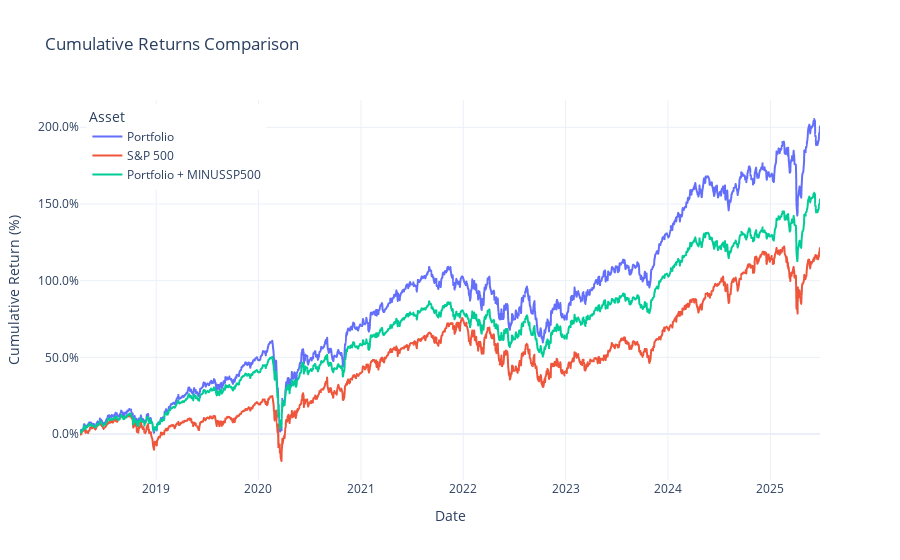

Notebook source saved alongside this figure:
### Code cell
plot_cumulative_returns(results_df_minus_sp500['Portfolio'], results_df_minus_sp500['SP500'], results_df_minus_sp500['Portfolio + MINUSSP500'], 'Portfolio + MINUSSP500')

### Figure 1 — Plotly figure (JSON) as saved in the notebook; plotly's stock layout.template omitted (floating-point values rounded to 4 significant figures; data arrays with more than 128 entries replaced by an {"elided": "..."} marker saying what was removed)
{"data": [{"hovertemplate": "<b>%{fullData.name}</b><br>Date: %{x}<br>Cumulative Return: %{y:.2%}<br><extra></extra>", "legendgroup": "Portfolio", "line": {"color": "#636efa", "dash": "solid"}, "marker": {"symbol": "circle"}, "mode": "lines", "name": "Portfolio", "showlegend": true, "type": "scattergl", "x": {"elided": "1763 str values"}, "xaxis": "x", "y": {"elided": "1763 float values"}, "yaxis": "y"}, {"hovertemplate": "<b>%{fullData.name}</b><br>Date: %{x}<br>Cumulative Return: %{y:.2%}<br><extra></extra>", "legendgroup": "S&P 500", "line": {"color": "#EF553B", "dash": "solid"}, "marker": {"symbol": "circle"}, "mode": "lines", "name": "S&P 500", "showlegend": true, "type": "scattergl", "x": {"elided": "1763 str values"}, "xaxis": "x", "y": {"elided": "1763 float values"}, "yaxis": "y"}, {"hovertemplate": "<b>%{fullData.name}</b><br>Date: %{x}<br>Cumulative Return: %{y:.2%}<br><extra></extra>", "legendgroup": "Portfolio + MINUSSP500", "line": {"color": "#00cc96", "dash": "solid"}, "marker": {"symbol": "circle"}, "mode": "lines", "name": "Portfolio + MINUSSP500", "showlegend": true, "type": "scattergl", "x": {"elided": "1763 str values"}, "xaxis": "x", "y": {"elided": "1763 float values"}, "yaxis": "y"}], "layout": {"hovermode": "x unified", "legend": {"title": {"text": "Asset"}, "tracegroupgap": 0, "x": 0.01, "xanchor": "left", "y": 0.99, "yanchor": "top"}, "title": {"text": "Cumulative Returns Comparison"}, "xaxis": {"anchor": "y", "domain": [0, 1], "title": {"text": "Date"}}, "yaxis": {"anchor": "x", "domain": [0, 1], "tickformat": ".1%", "title": {"text": "Cumulative Return (%)"}}}}
